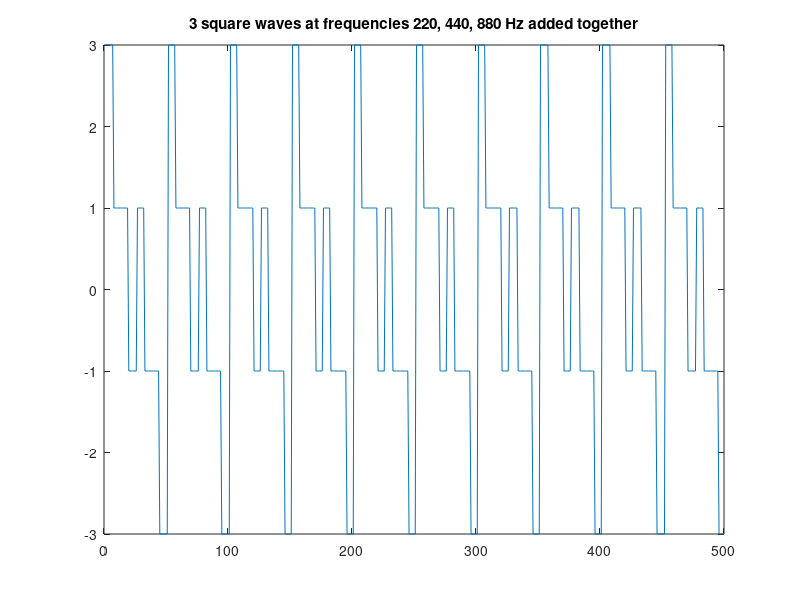

MATLAB code to generate this figure:
amp = 1;
F_s = 11025;
F_w1 = 220;
F_w2 = 440;
F_w3 = 880;

nsec = 2;
dur = nsec*F_s;

n = 0:dur;

y1 = amp*square(2*pi*n*F_w1/F_s);
y2 = amp*square(2*pi*n*F_w2/F_s);
y3 = amp*square(2*pi*n*F_w3/F_s);

ytot = y1+y2+y3

figure(13)
plot(ytot(1:500))
title('3 square waves at frequencies 220, 440, 880 Hz added together')

soundsc(ytot, F_s)